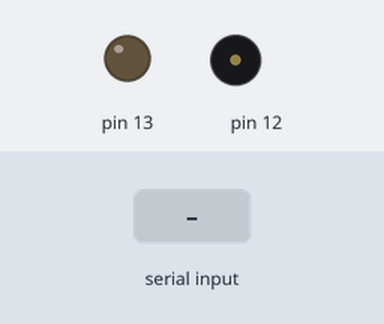
Simulated run of this sketch. Board: Arduino Uno, built with avr-gcc and run on an emulated ATmega328P. Parts: output pins drawn as LEDs (lit = HIGH), buzzer (waves = sounding). The test bench sets the inputs (shaded band).

Above: at 1.2 s.
1.3 s: "A" received over Serial
At 2.6 s:
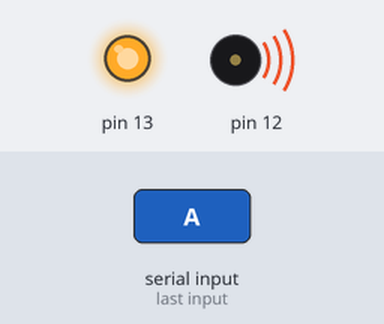
4.3 s: "B" received over Serial
At 7.05 s:
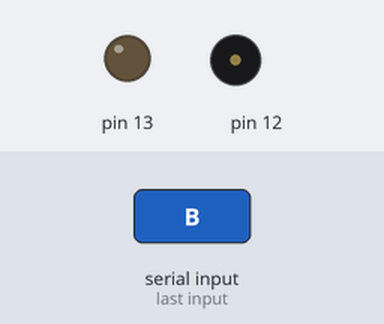
7.3 s: "b" received over Serial
At 8.1 s:
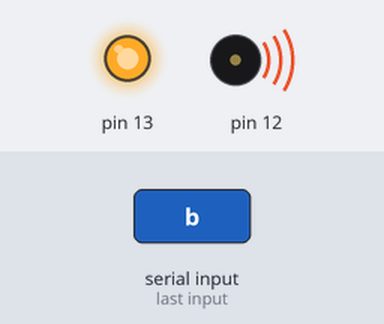
Timing chart, 0 to 11.3 s (numbered marks = the images above; inputs shaded):
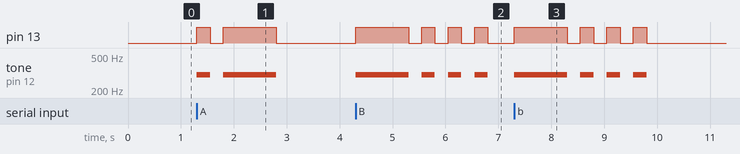

Measured:
- after the input at 1.3 s, pin 13: LOW → HIGH at once, → LOW 0.25 s later, → HIGH 0.25 s later, → LOW 1.0 s later; tone on pin 12: silent → 300 Hz at once, → silent 0.25 s later, → 300 Hz 0.25 s later, → silent 1.0 s later
- after the input at 4.3 s, pin 13: LOW → HIGH at once, then repeats every 0.50 s: LOW 0.25 s, HIGH 0.25 s; tone on pin 12: silent → 300 Hz at once, then repeats every 0.50 s: silent 0.25 s, 300 Hz 0.25 s
- after the input at 7.3 s, pin 13: LOW → HIGH at once, then repeats every 0.50 s: LOW 0.25 s, HIGH 0.25 s, until it stays LOW from 9.8 s; tone on pin 12: silent → 300 Hz at once, then repeats every 0.50 s: silent 0.25 s, 300 Hz 0.25 s, until it stays silent from 9.8 s

The sketch:

morsecode.ino
```cpp
#include"./MorseCode.h"
MorseCode Morse(13,12);
String a = "";
int val;
void setup() {
  Serial.begin(9600);
}

void loop()
{
    while (Serial.available() > 0)
    {
        Morse.transfor(Serial.read());
        delay(2);
    }
}
```

MorseCode.cpp
```cpp
//
//  MorseCode.cpp
//
//
/*
 MorseCode.
 */
#include <Arduino.h>
#include "MorseCode.h"
MorseCode::MorseCode(int _pin,int tone_pin)
{
    pinMode(tone_pin,OUTPUT);
    pinMode(_pin, OUTPUT);
    _tonePin = tone_pin;
    _codePin = _pin;
}
void MorseCode::dot()
{
    digitalWrite(_codePin, HIGH);
    tone(_tonePin,300);
    delay(250);
    digitalWrite(_codePin, LOW);
    noTone(_tonePin);
    delay(250);
}
void MorseCode::dash()
{
    digitalWrite(_codePin, HIGH);
    tone(_tonePin,300);
    delay(1000);
    digitalWrite(_codePin, LOW);
    noTone(_tonePin);
    delay(250);
}

void MorseCode::transfor(char _code)
{
    switch (_code) {
        case 'A':
        case 'a':
            dot();
            dash();
            break;
        case 'B':
        case 'b':
            dash();
            dot();
            dot();
            dot();
            break;
        case 'C':
        case 'c':
            dash();
            dot();
            dash();
            dot();
            break;
        case 'D':
        case 'd':
            dash();
            dot();
            dot();
            break;
        case 'E':
        case 'e':
            dot();
            break;
        case 'F':
        case 'f':
            dot();
            dot();
            dash();
            dot();
            break;
        case 'G':
        case 'g':
            dash();
            dash();
            dot();
            break;
        case 'H':
        case 'h':
            dot();
            dot();
            dot();
            dot();
            break;
        case 'I':
        case 'i':
            dot();
            dot();
            break;
        case 'J':
        case 'j':
            dot();
            dash();
            dash();
            dash();
            break;
        case 'K':
        case 'k':
            dash();
            dot();
            dash();
            break;
        case 'L':
        case 'l':
            dot();
            dash();
            dot();
            dot();
            break;
        case 'M':
        case 'm':
            dash();
            dash();
            break;
        case 'N':
        case 'n':
            dash();
            dot();
            break;
        case 'O':
        case 'o':
            dash();
            dash();
            dash();
            break;
        case 'P':
        case 'p':
            dot();
            dash();
            dash();
            dot();
            break;
        case 'Q':
        case 'q':
            dash();
            dash();
            dot();
            dash();
            break;
        case 'R':
        case 'r':
            dot();
            dash();
            dot();
            break;
        case 'S':
        case 's':
            dot();
            dot();
            dot();
            break;
        case 'T':
        case 't':
            dash();
            break;
        case 'U':
        case 'u':
            dot();
            dot();
            dash();
            break;
        case 'V':
        case 'v':
            dot();
            dot();
            dot();
            dash();
            break;
        case 'W':
        case 'w':
            dot();
            dash();
            dash();
            break;
        case 'X':
        case 'x':
            dot();
            dash();
            dash();
            break;
        case 'Y':
        case 'y':
            dash();
            dot();
            dash();
            dash();
            break;
        case 'Z':
        case 'z':
            dash();
            dash();
            dot();
            dot();
            break;
        default:
            break;
    }
}
```

MorseCode.h
```cpp
//
//  MorseCode.h
//
#ifndef ____MorseCode__
#define ____MorseCode__
class MorseCode
{
private:
    int _codePin;
    int _tonePin;

public:
    MorseCode(int _pin,int tone_pin);
    void dot();
    void dash();
    void transfor(char _code);
};

#endif /* defined(____MorseCode__) */
```
